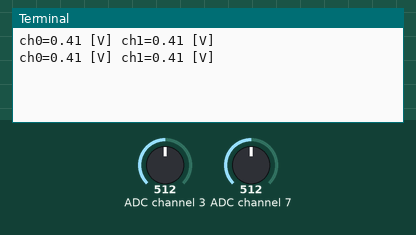
This program was run on a simulated Raspberry Pi (header pin numbers). On the bench: the last lines printed to the terminal. The inputs (shaded band) are chosen by the test bench; at power-on: ADC channel 3 = 512, ADC channel 7 = 512 (analog values on the 0–1023 scale).

Above: at 1.2 s.
1.3 s: ADC channel 3 set to 716
At 2.5 s:
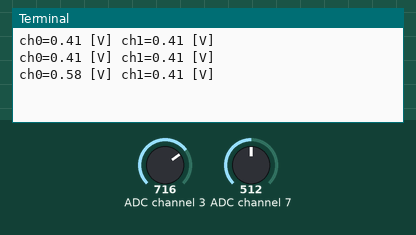
2.8 s: ADC channel 7 set to 716
At 3.8 s:
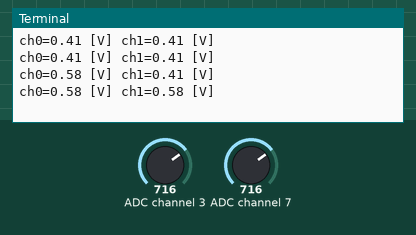
4.3 s: ADC channel 3 set to 900
At 5.6 s:
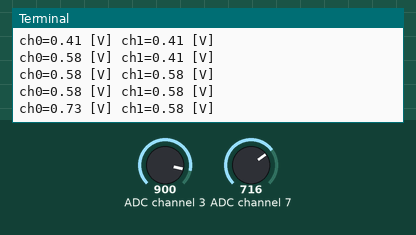
5.8 s: ADC channel 7 set to 900
At 6.7 s:
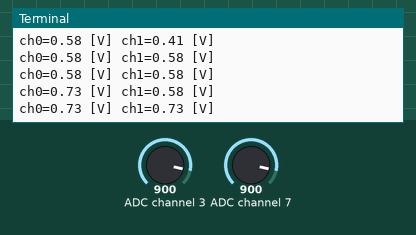
Timing chart, 0 to 8.3 s (numbered marks = the images above; inputs shaded):
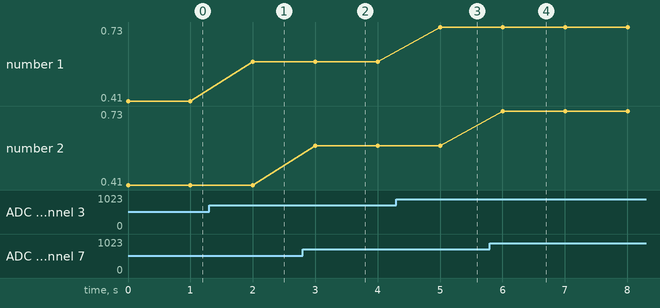

Measured:
- after the input at 1.3 s, the terminal: prints a new line after 0.70 s (image 1)
- after the input at 2.8 s, the terminal: prints a new line after 0.20 s (image 2)
- after the input at 4.3 s, the terminal: prints a new line after 0.70 s (image 3)
- after the input at 5.8 s, the terminal: prints a new line after 0.20 s (image 4)
- plotted number 1: 0.41 → 0.58 after the input at 1.3 s, 0.58 → 0.73 after the input at 4.3 s

The program:

soilsenser.py
```python
#import RPi.GPIO as GPIO
#from gpiozero import MCP3008
import time
import spidev

#GPIO.setmode(GPIO.BOARD)
#GPIO.setwarnings(False)


#try:
#    while True:
#        pot = MCP3008(channel=0,device=0)
#        ad = (pot.value * 5.0)
#        print("A/D="+str(ad))

#        v = ad*3.3/1023
#        print("Volt = {0:.3f}".format(v))

#        if(v == 0):
#            v = 0.01

#        water = 5.0*100*ad%1023
#        time.sleep(1)
#except KeyboardInterrupt:
#    pass

#GPIO.cleanup()
spi = spidev.SpiDev()
spi.open(0,0)
spi.max_speed_hz=1000000
spi.bits_per_word=8
dummy = 0xff
start = 0x47
sgl = 0x20
ch0 = 0x00
ch1 = 0x10
msdf = 0x08

def measure(ch):
    ad = spi.xfer2([(start+sgl+ch+msdf),dummy])
    val = ((((ad[0] & 0x03) << 8)+ad[1])*3.3)/1023
    return val

try:
    while 1:
        mes_ch0 = measure(ch0)
        mes_ch1 = measure(ch1)
        print('ch0=%2.2f' % mes_ch0,'[V]','ch1=%2.2f' %mes_ch1,'[V]')
        time.sleep(1)
except KeyboardInterrupt:
    pass

spi.close()
```
